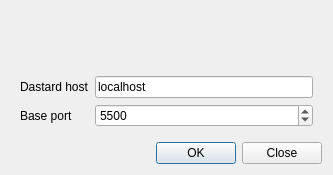
<?xml version="1.0" encoding="UTF-8"?>
<ui version="4.0">
 <class>HostPortDialog</class>
 <widget class="QDialog" name="HostPortDialog">
  <property name="windowModality">
   <enum>Qt::ApplicationModal</enum>
  </property>
  <property name="geometry">
   <rect>
    <x>0</x>
    <y>0</y>
    <width>333</width>
    <height>175</height>
   </rect>
  </property>
  <property name="windowTitle">
   <string>Select Dastard host and port</string>
  </property>
  <layout class="QVBoxLayout" name="verticalLayout">
   <item>
    <spacer name="verticalSpacer">
     <property name="orientation">
      <enum>Qt::Vertical</enum>
     </property>
     <property name="sizeHint" stdset="0">
      <size>
       <width>294</width>
       <height>10</height>
      </size>
     </property>
    </spacer>
   </item>
   <item>
    <widget class="QLabel" name="labelNIST">
     <property name="font">
      <font>
       <pointsize>18</pointsize>
      </font>
     </property>
     <property name="text">
      <string/>
     </property>
     <property name="pixmap">
      <pixmap>NIST_logo_tiny.png</pixmap>
     </property>
     <property name="scaledContents">
      <bool>false</bool>
     </property>
     <property name="alignment">
      <set>Qt::AlignCenter</set>
     </property>
     <property name="margin">
      <number>0</number>
     </property>
    </widget>
   </item>
   <item>
    <widget class="QWidget" name="hostportForm" native="true">
     <layout class="QFormLayout" name="formLayout">
      <property name="horizontalSpacing">
       <number>-1</number>
      </property>
      <property name="verticalSpacing">
       <number>-1</number>
      </property>
      <item row="0" column="0">
       <widget class="QLabel" name="hostLabel">
        <property name="text">
         <string>Dastard host</string>
        </property>
       </widget>
      </item>
      <item row="0" column="1">
       <widget class="QLineEdit" name="hostName">
        <property name="toolTip">
         <string>Choose the IP address or hostname where the Dastard server is running</string>
        </property>
        <property name="text">
         <string>localhost</string>
        </property>
       </widget>
      </item>
      <item row="1" column="0">
       <widget class="QLabel" name="portLabel">
        <property name="text">
         <string>Base port</string>
        </property>
       </widget>
      </item>
      <item row="1" column="1">
       <widget class="QSpinBox" name="basePortSpin">
        <property name="toolTip">
         <string>The default base port is 5500</string>
        </property>
        <property name="minimum">
         <number>1025</number>
        </property>
        <property name="maximum">
         <number>65535</number>
        </property>
        <property name="value">
         <number>5500</number>
        </property>
       </widget>
      </item>
     </layout>
    </widget>
   </item>
   <item>
    <widget class="QDialogButtonBox" name="buttonBox">
     <property name="orientation">
      <enum>Qt::Horizontal</enum>
     </property>
     <property name="standardButtons">
      <set>QDialogButtonBox::Close|QDialogButtonBox::Ok</set>
     </property>
    </widget>
   </item>
  </layout>
 </widget>
 <resources/>
 <connections>
  <connection>
   <sender>buttonBox</sender>
   <signal>rejected()</signal>
   <receiver>HostPortDialog</receiver>
   <slot>reject()</slot>
   <hints>
    <hint type="sourcelabel">
     <x>322</x>
     <y>141</y>
    </hint>
    <hint type="destinationlabel">
     <x>286</x>
     <y>274</y>
    </hint>
   </hints>
  </connection>
  <connection>
   <sender>buttonBox</sender>
   <signal>accepted()</signal>
   <receiver>HostPortDialog</receiver>
   <slot>accept()</slot>
   <hints>
    <hint type="sourcelabel">
     <x>254</x>
     <y>141</y>
    </hint>
    <hint type="destinationlabel">
     <x>157</x>
     <y>274</y>
    </hint>
   </hints>
  </connection>
 </connections>
</ui>
